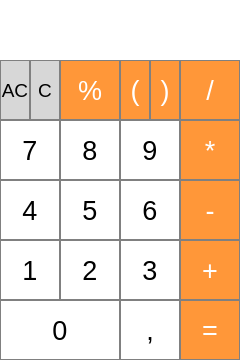
<?xml version="1.0" encoding="UTF-8"?>
<ui version="4.0">
 <class>Calculator</class>
 <widget class="QMainWindow" name="Calculator">
  <property name="geometry">
   <rect>
    <x>0</x>
    <y>0</y>
    <width>240</width>
    <height>360</height>
   </rect>
  </property>
  <property name="minimumSize">
   <size>
    <width>240</width>
    <height>360</height>
   </size>
  </property>
  <property name="maximumSize">
   <size>
    <width>240</width>
    <height>360</height>
   </size>
  </property>
  <property name="windowTitle">
   <string>Calculator</string>
  </property>
  <property name="styleSheet">
   <string notr="true">background-color : white;</string>
  </property>
  <widget class="QWidget" name="centralwidget">
   <widget class="QPushButton" name="b_bracketClose">
    <property name="geometry">
     <rect>
      <x>150</x>
      <y>60</y>
      <width>30</width>
      <height>60</height>
     </rect>
    </property>
    <property name="minimumSize">
     <size>
      <width>30</width>
      <height>60</height>
     </size>
    </property>
    <property name="maximumSize">
     <size>
      <width>30</width>
      <height>60</height>
     </size>
    </property>
    <property name="font">
     <font>
      <pointsize>20</pointsize>
     </font>
    </property>
    <property name="styleSheet">
     <string notr="true">QPushButton {
  background-color: rgb(255, 151, 57);
  color: white; 
  border: 1px solid gray;
}

QPushButton:pressed {
    background-color: qlineargradient(x1: 0, y1: 0, x2: 0, y2: 1,
                                      stop: 0 #FF7832, stop: 1 #FF9739);
}</string>
    </property>
    <property name="text">
     <string>)</string>
    </property>
   </widget>
   <widget class="QPushButton" name="b_bracketOpen">
    <property name="geometry">
     <rect>
      <x>120</x>
      <y>60</y>
      <width>30</width>
      <height>60</height>
     </rect>
    </property>
    <property name="minimumSize">
     <size>
      <width>30</width>
      <height>60</height>
     </size>
    </property>
    <property name="maximumSize">
     <size>
      <width>30</width>
      <height>60</height>
     </size>
    </property>
    <property name="font">
     <font>
      <pointsize>20</pointsize>
     </font>
    </property>
    <property name="styleSheet">
     <string notr="true">QPushButton {
  background-color: rgb(255, 151, 57);
  color: white; 
  border: 1px solid gray;
}

QPushButton:pressed {
    background-color: qlineargradient(x1: 0, y1: 0, x2: 0, y2: 1,
                                      stop: 0 #FF7832, stop: 1 #FF9739);
}</string>
    </property>
    <property name="text">
     <string>(</string>
    </property>
   </widget>
   <widget class="QPushButton" name="b_operatorAdd">
    <property name="geometry">
     <rect>
      <x>180</x>
      <y>240</y>
      <width>60</width>
      <height>60</height>
     </rect>
    </property>
    <property name="minimumSize">
     <size>
      <width>60</width>
      <height>60</height>
     </size>
    </property>
    <property name="maximumSize">
     <size>
      <width>60</width>
      <height>60</height>
     </size>
    </property>
    <property name="font">
     <font>
      <pointsize>20</pointsize>
     </font>
    </property>
    <property name="styleSheet">
     <string notr="true">QPushButton {
  background-color: rgb(255, 151, 57);
  color: white; 
  border: 1px solid gray;
}

QPushButton:pressed {
    background-color: qlineargradient(x1: 0, y1: 0, x2: 0, y2: 1,
                                      stop: 0 #FF7832, stop: 1 #FF9739);
}</string>
    </property>
    <property name="text">
     <string>+</string>
    </property>
   </widget>
   <widget class="QPushButton" name="b_num_4">
    <property name="geometry">
     <rect>
      <x>0</x>
      <y>180</y>
      <width>60</width>
      <height>60</height>
     </rect>
    </property>
    <property name="minimumSize">
     <size>
      <width>60</width>
      <height>60</height>
     </size>
    </property>
    <property name="maximumSize">
     <size>
      <width>60</width>
      <height>60</height>
     </size>
    </property>
    <property name="font">
     <font>
      <pointsize>20</pointsize>
     </font>
    </property>
    <property name="styleSheet">
     <string notr="true">QPushButton {
   border: 1px solid gray;
}
QPushButton:pressed {
    background-color: qlineargradient(x1: 0, y1: 0, x2: 0, y2: 1,
                                      stop: 0 #dadbde, stop: 1 #f6f7fa);
}</string>
    </property>
    <property name="text">
     <string>4</string>
    </property>
   </widget>
   <widget class="QPushButton" name="b_num_1">
    <property name="geometry">
     <rect>
      <x>0</x>
      <y>240</y>
      <width>60</width>
      <height>60</height>
     </rect>
    </property>
    <property name="minimumSize">
     <size>
      <width>60</width>
      <height>60</height>
     </size>
    </property>
    <property name="maximumSize">
     <size>
      <width>60</width>
      <height>60</height>
     </size>
    </property>
    <property name="font">
     <font>
      <pointsize>20</pointsize>
     </font>
    </property>
    <property name="styleSheet">
     <string notr="true">QPushButton {
   border: 1px solid gray;
}
QPushButton:pressed {
    background-color: qlineargradient(x1: 0, y1: 0, x2: 0, y2: 1,
                                      stop: 0 #dadbde, stop: 1 #f6f7fa);
}</string>
    </property>
    <property name="text">
     <string>1</string>
    </property>
   </widget>
   <widget class="QPushButton" name="b_num_3">
    <property name="geometry">
     <rect>
      <x>120</x>
      <y>240</y>
      <width>60</width>
      <height>60</height>
     </rect>
    </property>
    <property name="minimumSize">
     <size>
      <width>60</width>
      <height>60</height>
     </size>
    </property>
    <property name="maximumSize">
     <size>
      <width>60</width>
      <height>60</height>
     </size>
    </property>
    <property name="font">
     <font>
      <pointsize>20</pointsize>
     </font>
    </property>
    <property name="styleSheet">
     <string notr="true">QPushButton {
   border: 1px solid gray;
}
QPushButton:pressed {
    background-color: qlineargradient(x1: 0, y1: 0, x2: 0, y2: 1,
                                      stop: 0 #dadbde, stop: 1 #f6f7fa);
}</string>
    </property>
    <property name="text">
     <string>3</string>
    </property>
   </widget>
   <widget class="QPushButton" name="b_operatorSubtract">
    <property name="geometry">
     <rect>
      <x>180</x>
      <y>180</y>
      <width>60</width>
      <height>60</height>
     </rect>
    </property>
    <property name="minimumSize">
     <size>
      <width>60</width>
      <height>60</height>
     </size>
    </property>
    <property name="maximumSize">
     <size>
      <width>60</width>
      <height>60</height>
     </size>
    </property>
    <property name="font">
     <font>
      <pointsize>20</pointsize>
     </font>
    </property>
    <property name="styleSheet">
     <string notr="true">QPushButton {
  background-color: rgb(255, 151, 57);
  color: white; 
  border: 1px solid gray;
}

QPushButton:pressed {
    background-color: qlineargradient(x1: 0, y1: 0, x2: 0, y2: 1,
                                      stop: 0 #FF7832, stop: 1 #FF9739);
}</string>
    </property>
    <property name="text">
     <string>-</string>
    </property>
   </widget>
   <widget class="QPushButton" name="b_dot">
    <property name="geometry">
     <rect>
      <x>120</x>
      <y>300</y>
      <width>60</width>
      <height>60</height>
     </rect>
    </property>
    <property name="minimumSize">
     <size>
      <width>60</width>
      <height>60</height>
     </size>
    </property>
    <property name="maximumSize">
     <size>
      <width>60</width>
      <height>60</height>
     </size>
    </property>
    <property name="font">
     <font>
      <pointsize>20</pointsize>
     </font>
    </property>
    <property name="styleSheet">
     <string notr="true">QPushButton {
   border: 1px solid gray;
}
QPushButton:pressed {
    background-color: qlineargradient(x1: 0, y1: 0, x2: 0, y2: 1,
                                      stop: 0 #dadbde, stop: 1 #f6f7fa);
}</string>
    </property>
    <property name="text">
     <string>,</string>
    </property>
   </widget>
   <widget class="QPushButton" name="b_num_0">
    <property name="geometry">
     <rect>
      <x>0</x>
      <y>300</y>
      <width>120</width>
      <height>60</height>
     </rect>
    </property>
    <property name="minimumSize">
     <size>
      <width>0</width>
      <height>60</height>
     </size>
    </property>
    <property name="maximumSize">
     <size>
      <width>16777215</width>
      <height>60</height>
     </size>
    </property>
    <property name="font">
     <font>
      <pointsize>20</pointsize>
     </font>
    </property>
    <property name="styleSheet">
     <string notr="true">QPushButton {
   border: 1px solid gray;
}
QPushButton:pressed {
    background-color: qlineargradient(x1: 0, y1: 0, x2: 0, y2: 1,
                                      stop: 0 #dadbde, stop: 1 #f6f7fa);
}</string>
    </property>
    <property name="text">
     <string>0</string>
    </property>
   </widget>
   <widget class="QPushButton" name="b_num_7">
    <property name="geometry">
     <rect>
      <x>0</x>
      <y>120</y>
      <width>60</width>
      <height>60</height>
     </rect>
    </property>
    <property name="minimumSize">
     <size>
      <width>60</width>
      <height>60</height>
     </size>
    </property>
    <property name="maximumSize">
     <size>
      <width>60</width>
      <height>60</height>
     </size>
    </property>
    <property name="font">
     <font>
      <pointsize>20</pointsize>
     </font>
    </property>
    <property name="styleSheet">
     <string notr="true">QPushButton {
   border: 1px solid gray;
}
QPushButton:pressed {
    background-color: qlineargradient(x1: 0, y1: 0, x2: 0, y2: 1,
                                      stop: 0 #dadbde, stop: 1 #f6f7fa);
}</string>
    </property>
    <property name="text">
     <string>7</string>
    </property>
   </widget>
   <widget class="QPushButton" name="b_num_8">
    <property name="geometry">
     <rect>
      <x>60</x>
      <y>120</y>
      <width>60</width>
      <height>60</height>
     </rect>
    </property>
    <property name="minimumSize">
     <size>
      <width>60</width>
      <height>60</height>
     </size>
    </property>
    <property name="maximumSize">
     <size>
      <width>60</width>
      <height>60</height>
     </size>
    </property>
    <property name="font">
     <font>
      <pointsize>20</pointsize>
     </font>
    </property>
    <property name="styleSheet">
     <string notr="true">QPushButton {
   border: 1px solid gray;
}
QPushButton:pressed {
    background-color: qlineargradient(x1: 0, y1: 0, x2: 0, y2: 1,
                                      stop: 0 #dadbde, stop: 1 #f6f7fa);
}</string>
    </property>
    <property name="text">
     <string>8</string>
    </property>
   </widget>
   <widget class="QPushButton" name="b_num_9">
    <property name="geometry">
     <rect>
      <x>120</x>
      <y>120</y>
      <width>60</width>
      <height>60</height>
     </rect>
    </property>
    <property name="minimumSize">
     <size>
      <width>60</width>
      <height>60</height>
     </size>
    </property>
    <property name="maximumSize">
     <size>
      <width>60</width>
      <height>60</height>
     </size>
    </property>
    <property name="font">
     <font>
      <pointsize>20</pointsize>
     </font>
    </property>
    <property name="styleSheet">
     <string notr="true">QPushButton {
   border: 1px solid gray;
}
QPushButton:pressed {
    background-color: qlineargradient(x1: 0, y1: 0, x2: 0, y2: 1,
                                      stop: 0 #dadbde, stop: 1 #f6f7fa);
}</string>
    </property>
    <property name="text">
     <string>9</string>
    </property>
   </widget>
   <widget class="QPushButton" name="b_num_6">
    <property name="geometry">
     <rect>
      <x>120</x>
      <y>180</y>
      <width>60</width>
      <height>60</height>
     </rect>
    </property>
    <property name="minimumSize">
     <size>
      <width>60</width>
      <height>60</height>
     </size>
    </property>
    <property name="maximumSize">
     <size>
      <width>60</width>
      <height>60</height>
     </size>
    </property>
    <property name="font">
     <font>
      <pointsize>20</pointsize>
     </font>
    </property>
    <property name="styleSheet">
     <string notr="true">QPushButton {
   border: 1px solid gray;
}
QPushButton:pressed {
    background-color: qlineargradient(x1: 0, y1: 0, x2: 0, y2: 1,
                                      stop: 0 #dadbde, stop: 1 #f6f7fa);
}</string>
    </property>
    <property name="text">
     <string>6</string>
    </property>
   </widget>
   <widget class="QPushButton" name="b_actionClear">
    <property name="geometry">
     <rect>
      <x>30</x>
      <y>60</y>
      <width>30</width>
      <height>60</height>
     </rect>
    </property>
    <property name="minimumSize">
     <size>
      <width>30</width>
      <height>60</height>
     </size>
    </property>
    <property name="maximumSize">
     <size>
      <width>30</width>
      <height>60</height>
     </size>
    </property>
    <property name="font">
     <font>
      <pointsize>14</pointsize>
     </font>
    </property>
    <property name="styleSheet">
     <string notr="true">QPushButton {
  background-color: rgb(215, 215, 215);
  border: 1px solid gray;
}
QPushButton:pressed {
    background-color: qlineargradient(x1: 0, y1: 0, x2: 0, y2: 1,
                                      stop: 0 #BEBEBE, stop: 1 #D7D7D7);
}</string>
    </property>
    <property name="text">
     <string>C</string>
    </property>
   </widget>
   <widget class="QPushButton" name="b_operatorDivide">
    <property name="geometry">
     <rect>
      <x>180</x>
      <y>60</y>
      <width>60</width>
      <height>60</height>
     </rect>
    </property>
    <property name="minimumSize">
     <size>
      <width>60</width>
      <height>60</height>
     </size>
    </property>
    <property name="maximumSize">
     <size>
      <width>60</width>
      <height>60</height>
     </size>
    </property>
    <property name="font">
     <font>
      <pointsize>20</pointsize>
     </font>
    </property>
    <property name="styleSheet">
     <string notr="true">QPushButton {
  background-color: rgb(255, 151, 57);
  color: white; 
  border: 1px solid gray;
}

QPushButton:pressed {
    background-color: qlineargradient(x1: 0, y1: 0, x2: 0, y2: 1,
                                      stop: 0 #FF7832, stop: 1 #FF9739);
}</string>
    </property>
    <property name="text">
     <string>/</string>
    </property>
   </widget>
   <widget class="QPushButton" name="b_operatorPercentage">
    <property name="geometry">
     <rect>
      <x>60</x>
      <y>60</y>
      <width>60</width>
      <height>60</height>
     </rect>
    </property>
    <property name="minimumSize">
     <size>
      <width>60</width>
      <height>60</height>
     </size>
    </property>
    <property name="maximumSize">
     <size>
      <width>60</width>
      <height>60</height>
     </size>
    </property>
    <property name="font">
     <font>
      <pointsize>20</pointsize>
     </font>
    </property>
    <property name="styleSheet">
     <string notr="true">QPushButton {
  background-color: rgb(255, 151, 57);
  color: white; 
  border: 1px solid gray;
}

QPushButton:pressed {
    background-color: qlineargradient(x1: 0, y1: 0, x2: 0, y2: 1,
                                      stop: 0 #FF7832, stop: 1 #FF9739);
}</string>
    </property>
    <property name="text">
     <string>%</string>
    </property>
   </widget>
   <widget class="QPushButton" name="b_operatorEqual">
    <property name="geometry">
     <rect>
      <x>180</x>
      <y>300</y>
      <width>60</width>
      <height>60</height>
     </rect>
    </property>
    <property name="minimumSize">
     <size>
      <width>60</width>
      <height>60</height>
     </size>
    </property>
    <property name="maximumSize">
     <size>
      <width>60</width>
      <height>60</height>
     </size>
    </property>
    <property name="font">
     <font>
      <pointsize>20</pointsize>
     </font>
    </property>
    <property name="styleSheet">
     <string notr="true">QPushButton {
  background-color: rgb(255, 151, 57);
  color: white; 
  border: 1px solid gray;
}

QPushButton:pressed {
    background-color: qlineargradient(x1: 0, y1: 0, x2: 0, y2: 1,
                                      stop: 0 #FF7832, stop: 1 #FF9739);
}</string>
    </property>
    <property name="text">
     <string>=</string>
    </property>
   </widget>
   <widget class="QLabel" name="e_expressionInput">
    <property name="geometry">
     <rect>
      <x>0</x>
      <y>0</y>
      <width>240</width>
      <height>60</height>
     </rect>
    </property>
    <property name="minimumSize">
     <size>
      <width>240</width>
      <height>60</height>
     </size>
    </property>
    <property name="maximumSize">
     <size>
      <width>240</width>
      <height>60</height>
     </size>
    </property>
    <property name="font">
     <font>
      <pointsize>13</pointsize>
     </font>
    </property>
    <property name="styleSheet">
     <string notr="true">QLabel {
  qproperty-alignment: 'AlignVCenter | AlignRight';
  border: 1px solid gray;
}

background-color : white;</string>
    </property>
    <property name="text">
     <string/>
    </property>
    <property name="textFormat">
     <enum>Qt::AutoText</enum>
    </property>
    <property name="alignment">
     <set>Qt::AlignRight|Qt::AlignTrailing|Qt::AlignVCenter</set>
    </property>
    <property name="margin">
     <number>15</number>
    </property>
   </widget>
   <widget class="QPushButton" name="b_actionClearAll">
    <property name="geometry">
     <rect>
      <x>0</x>
      <y>60</y>
      <width>30</width>
      <height>60</height>
     </rect>
    </property>
    <property name="minimumSize">
     <size>
      <width>30</width>
      <height>60</height>
     </size>
    </property>
    <property name="maximumSize">
     <size>
      <width>30</width>
      <height>60</height>
     </size>
    </property>
    <property name="font">
     <font>
      <pointsize>14</pointsize>
     </font>
    </property>
    <property name="styleSheet">
     <string notr="true">QPushButton {
  background-color: rgb(215, 215, 215);
  border: 1px solid gray;
}
QPushButton:pressed {
    background-color: qlineargradient(x1: 0, y1: 0, x2: 0, y2: 1,
                                      stop: 0 #BEBEBE, stop: 1 #D7D7D7);
}</string>
    </property>
    <property name="text">
     <string>AC</string>
    </property>
   </widget>
   <widget class="QPushButton" name="b_num_5">
    <property name="geometry">
     <rect>
      <x>60</x>
      <y>180</y>
      <width>60</width>
      <height>60</height>
     </rect>
    </property>
    <property name="minimumSize">
     <size>
      <width>60</width>
      <height>60</height>
     </size>
    </property>
    <property name="maximumSize">
     <size>
      <width>60</width>
      <height>60</height>
     </size>
    </property>
    <property name="font">
     <font>
      <pointsize>20</pointsize>
     </font>
    </property>
    <property name="styleSheet">
     <string notr="true">QPushButton {
   border: 1px solid gray;
}
QPushButton:pressed {
    background-color: qlineargradient(x1: 0, y1: 0, x2: 0, y2: 1,
                                      stop: 0 #dadbde, stop: 1 #f6f7fa);
}</string>
    </property>
    <property name="text">
     <string>5</string>
    </property>
   </widget>
   <widget class="QPushButton" name="b_num_2">
    <property name="geometry">
     <rect>
      <x>60</x>
      <y>240</y>
      <width>60</width>
      <height>60</height>
     </rect>
    </property>
    <property name="minimumSize">
     <size>
      <width>60</width>
      <height>60</height>
     </size>
    </property>
    <property name="maximumSize">
     <size>
      <width>60</width>
      <height>60</height>
     </size>
    </property>
    <property name="font">
     <font>
      <pointsize>20</pointsize>
     </font>
    </property>
    <property name="styleSheet">
     <string notr="true">QPushButton {
   border: 1px solid gray;
}
QPushButton:pressed {
    background-color: qlineargradient(x1: 0, y1: 0, x2: 0, y2: 1,
                                      stop: 0 #dadbde, stop: 1 #f6f7fa);
}</string>
    </property>
    <property name="text">
     <string>2</string>
    </property>
   </widget>
   <widget class="QPushButton" name="b_operatorMultiply">
    <property name="geometry">
     <rect>
      <x>180</x>
      <y>120</y>
      <width>60</width>
      <height>60</height>
     </rect>
    </property>
    <property name="minimumSize">
     <size>
      <width>60</width>
      <height>60</height>
     </size>
    </property>
    <property name="maximumSize">
     <size>
      <width>60</width>
      <height>60</height>
     </size>
    </property>
    <property name="font">
     <font>
      <pointsize>20</pointsize>
     </font>
    </property>
    <property name="styleSheet">
     <string notr="true">QPushButton {
  background-color: rgb(255, 151, 57);
  color: white; 
  border: 1px solid gray;
}

QPushButton:pressed {
    background-color: qlineargradient(x1: 0, y1: 0, x2: 0, y2: 1,
                                      stop: 0 #FF7832, stop: 1 #FF9739);
}</string>
    </property>
    <property name="text">
     <string>*</string>
    </property>
   </widget>
  </widget>
 </widget>
 <resources/>
 <connections/>
</ui>
